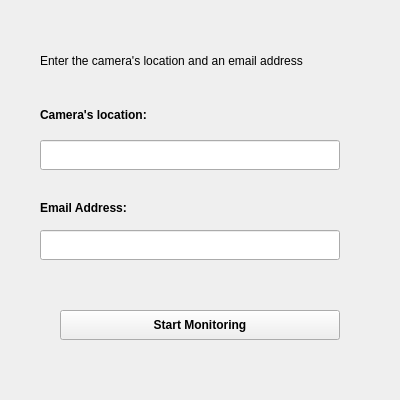
<?xml version="1.0" encoding="UTF-8"?>
<ui version="4.0">
 <class>MainWindow</class>
 <widget class="QMainWindow" name="MainWindow">
  <property name="geometry">
   <rect>
    <x>0</x>
    <y>0</y>
    <width>400</width>
    <height>400</height>
   </rect>
  </property>
  <property name="minimumSize">
   <size>
    <width>400</width>
    <height>400</height>
   </size>
  </property>
  <property name="maximumSize">
   <size>
    <width>400</width>
    <height>400</height>
   </size>
  </property>
  <property name="windowTitle">
   <string>Real-Time Threat Detection</string>
  </property>
  <widget class="QWidget" name="centralwidget">
   <widget class="QLabel" name="label">
    <property name="geometry">
     <rect>
      <x>40</x>
      <y>25</y>
      <width>340</width>
      <height>71</height>
     </rect>
    </property>
    <property name="font">
     <font>
      <pointsize>9</pointsize>
     </font>
    </property>
    <property name="text">
     <string>Enter the camera's location and an email address</string>
    </property>
    <property name="wordWrap">
     <bool>true</bool>
    </property>
   </widget>
   <widget class="QLabel" name="label_2">
    <property name="geometry">
     <rect>
      <x>40</x>
      <y>105</y>
      <width>150</width>
      <height>20</height>
     </rect>
    </property>
    <property name="font">
     <font>
      <pointsize>9</pointsize>
      <weight>75</weight>
      <bold>true</bold>
     </font>
    </property>
    <property name="text">
     <string>Camera's location:</string>
    </property>
   </widget>
   <widget class="QLabel" name="label_3">
    <property name="geometry">
     <rect>
      <x>40</x>
      <y>200</y>
      <width>130</width>
      <height>16</height>
     </rect>
    </property>
    <property name="font">
     <font>
      <pointsize>9</pointsize>
      <weight>75</weight>
      <bold>true</bold>
     </font>
    </property>
    <property name="text">
     <string>Email Address:</string>
    </property>
   </widget>
   <widget class="QPushButton" name="pushButton">
    <property name="geometry">
     <rect>
      <x>60</x>
      <y>310</y>
      <width>280</width>
      <height>30</height>
     </rect>
    </property>
    <property name="font">
     <font>
      <pointsize>9</pointsize>
      <weight>75</weight>
      <bold>true</bold>
     </font>
    </property>
    <property name="text">
     <string>Start Monitoring</string>
    </property>
   </widget>
   <widget class="QLineEdit" name="location_input">
    <property name="geometry">
     <rect>
      <x>40</x>
      <y>140</y>
      <width>300</width>
      <height>30</height>
     </rect>
    </property>
   </widget>
   <widget class="QLineEdit" name="sendTo_input">
    <property name="geometry">
     <rect>
      <x>40</x>
      <y>230</y>
      <width>300</width>
      <height>30</height>
     </rect>
    </property>
   </widget>
  </widget>
 </widget>
 <resources/>
 <connections/>
</ui>
